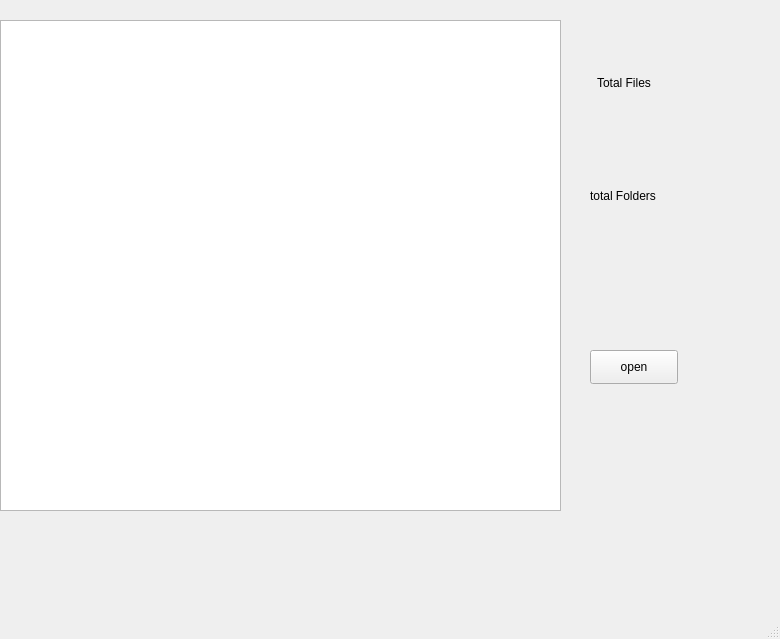
<?xml version="1.0" encoding="UTF-8"?>
<ui version="4.0">
 <class>MainWindow</class>
 <widget class="QMainWindow" name="MainWindow">
  <property name="geometry">
   <rect>
    <x>0</x>
    <y>0</y>
    <width>780</width>
    <height>639</height>
   </rect>
  </property>
  <property name="windowTitle">
   <string>MainWindow</string>
  </property>
  <widget class="QWidget" name="centralwidget">
   <widget class="QPushButton" name="pushButton">
    <property name="geometry">
     <rect>
      <x>590</x>
      <y>350</y>
      <width>88</width>
      <height>34</height>
     </rect>
    </property>
    <property name="text">
     <string>open</string>
    </property>
   </widget>
   <widget class="QLabel" name="label">
    <property name="geometry">
     <rect>
      <x>597</x>
      <y>67</y>
      <width>101</width>
      <height>31</height>
     </rect>
    </property>
    <property name="text">
     <string>Total Files</string>
    </property>
   </widget>
   <widget class="QLabel" name="files">
    <property name="geometry">
     <rect>
      <x>600</x>
      <y>120</y>
      <width>71</width>
      <height>31</height>
     </rect>
    </property>
    <property name="text">
     <string/>
    </property>
   </widget>
   <widget class="QLabel" name="dir">
    <property name="geometry">
     <rect>
      <x>590</x>
      <y>250</y>
      <width>91</width>
      <height>31</height>
     </rect>
    </property>
    <property name="text">
     <string/>
    </property>
   </widget>
   <widget class="QLabel" name="label_2">
    <property name="geometry">
     <rect>
      <x>590</x>
      <y>180</y>
      <width>101</width>
      <height>31</height>
     </rect>
    </property>
    <property name="text">
     <string>total Folders</string>
    </property>
   </widget>
   <widget class="QTreeView" name="treeView">
    <property name="geometry">
     <rect>
      <x>0</x>
      <y>20</y>
      <width>561</width>
      <height>491</height>
     </rect>
    </property>
   </widget>
  </widget>
  <widget class="QMenuBar" name="menubar">
   <property name="geometry">
    <rect>
     <x>0</x>
     <y>0</y>
     <width>780</width>
     <height>30</height>
    </rect>
   </property>
  </widget>
  <widget class="QStatusBar" name="statusbar"/>
 </widget>
 <resources/>
 <connections/>
</ui>
